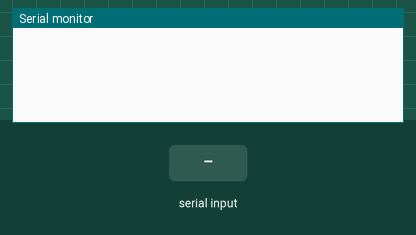
The sketch below on a simulated Arduino Uno, built with avr-gcc and run on an emulated ATmega328P. On the bench: the last lines printed to the serial monitor. The inputs (shaded band) are chosen by the test bench.

Above: at 1.2 s.
1.3 s: "90,45\n" received over Serial
At 3.1 s:
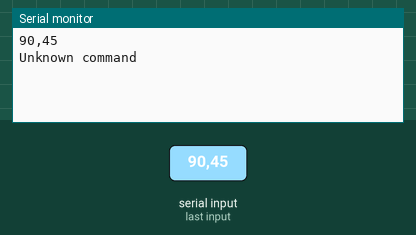
3.8 s: "0\n" received over Serial
At 6.0 s:
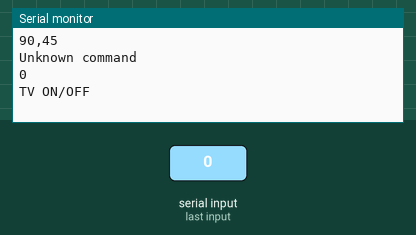
6.3 s: "1\n" received over Serial
At 8.1 s:
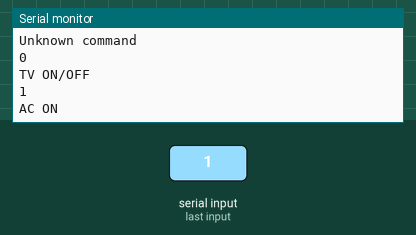
8.8 s: "2\n" received over Serial
At 11.2 s:
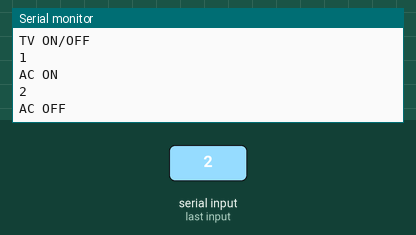

The sketch:

irsend.ino
```cpp
#include <IRremote.h>
#include <SoftwareSerial.h>

IRsend irsend;
const int freq = 38;
String command;


const unsigned int ac_on_18_auto_cool[131] PROGMEM = {8900,4500, 500,600, 500,600, 550,1700, 500,
600, 550,1700, 500,600, 550,600, 500,650, 500,600, 550,1700, 500,600, 550,550, 550,600,
550,600, 500,1700, 550,1700, 500,600, 550,600, 500,600, 550,600, 500,600, 550,
600, 500,600, 550,600, 550,600, 500,600, 550,600, 500,600, 550,600, 550,550,
550,600, 550,600, 500,600, 550,600, 500,600, 550,600, 550,550, 550,600, 550,
600, 500,600, 550,1700, 500,1750, 500,1700, 500,600, 550,600, 500,600, 550,600,
500,1750, 500,600, 550,600, 500,600, 550,600, 500,600, 550,1700, 500,1700, 500,1750,
500,600, 550,600, 500,600, 550,600, 500,1750, 500,600, 500,600, 550,600, 500};


const unsigned int ac_codes[2][131] PROGMEM = {
//ac_codes[0] = ac off
  {8900,4500, 500,600, 500,600, 550,1700, 500,600, 550,600,
  500,600, 550,600, 500,600, 550,600, 550,1700, 500,600, 550,550, 550,600, 550,1700,
  500,600, 550,600, 500,600, 550,600, 500,600, 550,600, 500,600, 550,600, 550,550, 550,
  600, 550,600, 500,600, 550,600, 550,550, 550,600, 550,550, 550,600, 550,600, 550,550,
  550,600, 550,550, 550,600, 550,600, 500,600, 550,600, 500,600, 550,600, 550,1700, 500,
  600, 550,1650, 550,600, 500,600, 550,600, 550,1700, 500,600, 550,600, 500,600, 550,600,
  500,600, 550,1700, 500,1750, 500,1700, 500,600, 550,600, 500,600, 550,600, 550,1650,
  550,600, 500,600, 550,600, 550},
//ac_codes[1] = ac on
  {8900,4500, 500,600, 500,600, 550,1700, 500,600, 550,1700,
  500,600, 550,600, 500,650, 500,600, 550,1700, 500,600, 550,600, 500,600, 550,1700, 500,600,
  550,600, 550,550, 550,600, 550,550, 550,600, 550,600, 500,600, 550,600, 500,600, 550,600, 550,
  550, 550,600, 550,600, 500,600, 550,600, 500,600, 550,600, 550,600, 500,600, 550,600, 500,600,
  550,550, 550,600, 550,600, 500,650, 500,1700, 550,1650, 550,600, 500,1700, 550,600, 500,600,
  550,600, 550,1700, 500,600, 550,600, 500,600, 550,600, 500,600, 550,1700, 500,1700, 550,1700,
  500,600, 550,600, 500,600, 550,600, 550,1650, 550,600, 500,600, 550,600, 550}
};

const unsigned int  tv_codes[1][39] PROGMEM = {2700,850, 450,850, 500,400, 450,400, 1350,1250, 450,400,
500,400, 450,400, 450,450, 450,400, 500,400, 450,450, 450,400, 450,450, 450,400, 450,
450, 900,400, 450,850, 500,400, 450};

const int code_size[2] {
//ac
  131,
//tv
  39
};

unsigned int irBuffer[135];


void sendIR(int cod){
    switch (cod)
    {
        case 0:
            Serial.println("TV ON/OFF");
            memcpy_P(irBuffer, &tv_codes[0][0], code_size[1] * 2);
            irsend.sendRaw(irBuffer, code_size[1], freq);
            delay(100);
            break;
        case 1:
            Serial.println("AC ON");
            memcpy_P(irBuffer, &ac_codes[1][0], code_size[0] * 2);
            irsend.sendRaw(irBuffer, code_size[0], freq);
            delay(100);
            break;
        case 2:
            Serial.println("AC OFF");
            memcpy_P(irBuffer, &ac_codes[0][0], code_size[0] * 2);
            irsend.sendRaw(irBuffer, code_size[0], freq);
            delay(100);
            break;
        default:
            Serial.println("Unknown command");
            break;
    }
}


void setup(){
    // Open serial communications and wait for port to open:
    Serial.begin(57600);
    while (!Serial) continue;

}

void loop(){
    if(Serial.available() > 0){
        command = Serial.readString();
        Serial.println(command);
        sendIR(command.toInt());
    }
}
```

Measured:
- after the input at 1.3 s, the serial monitor: prints a new line after 1.0 s (image 1)
- after the input at 3.8 s, the serial monitor: prints a new line after 1.0 s (image 2)
- after the input at 6.3 s, the serial monitor: prints a new line after 1.0 s (image 3)
- after the input at 8.8 s, the serial monitor: prints a new line after 1.0 s (image 4)
